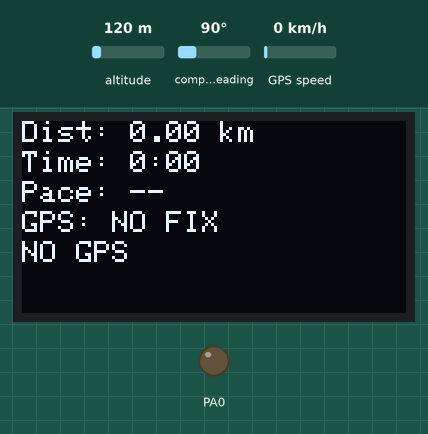
Simulated run of this program. Board: STM32 Blue Pill. Parts: 128×64 one-colour display, output pins drawn as LEDs (lit = HIGH). Inputs (shaded band) come from the test bench; at power-on: GPS speed 0 km/h, altitude 120 m, compass heading 90°. Random numbers use the default seed unless the program sets one; the GPS gets a fix after 3 s at 37.7749, -122.4194 with 8 satellites; what the program prints to the serial monitor is not drawn.

Above: at 2.1 s.
At 3.2 s:
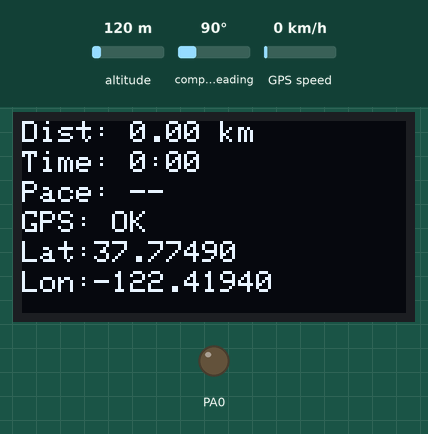
3.3 s: GPS speed set to 2 km/h
At 4.8 s:
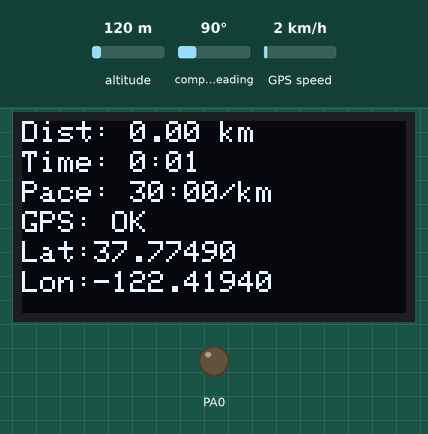
7.4 s: GPS speed set to 60 km/h
At 8.9 s:
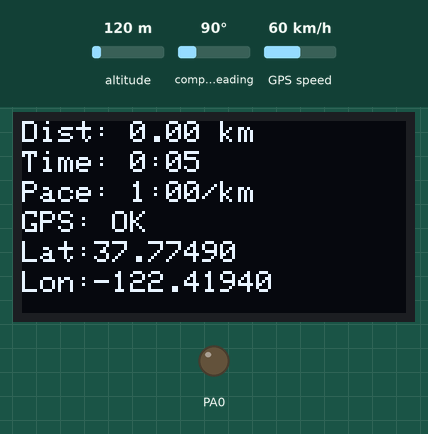
10.6 s: GPS speed set to 30 km/h
At 18.9 s:
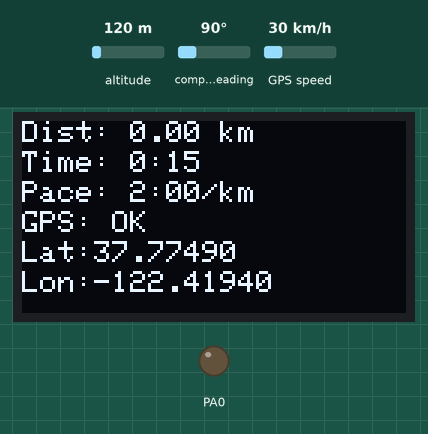
Timing chart, 0 to 20.4 s (numbered marks = the images above; inputs shaded):
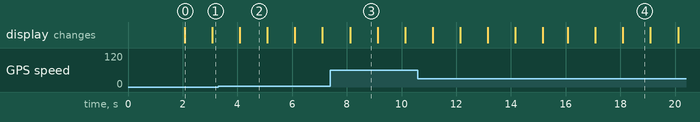

The program:

main.cpp
```cpp
#include <Arduino.h>
#include "display.h"
#include "gps.h"
#include "buzzer.h"

#define BUZZER_PIN PA0

float total_distance = 0;
unsigned long start_time = 0;
bool started = false;

float last_lat = 0;
float last_lon = 0;

float last_mark = 0;

// Haversine
float calcDistance(float lat1, float lon1, float lat2, float lon2) {
    float R = 6371000; // m
    float dLat = radians(lat2 - lat1);
    float dLon = radians(lon2 - lon1);

    lat1 = radians(lat1);
    lat2 = radians(lat2);

    float a = sin(dLat/2)*sin(dLat/2) +
              sin(dLon/2)*sin(dLon/2)*cos(lat1)*cos(lat2);

    float c = 2 * atan2(sqrt(a), sqrt(1-a));
    return R * c;
}

void setup() {
    Serial.setTx(PA9);
    Serial.setRx(PA10);
    Serial.begin(115200);   // debug PC

    display_init();
    gps_init();
    buzzer_init(BUZZER_PIN);

    delay(2000);
    Serial.println("SYSTEM START");
}

void loop() {

    GPSData gpsData = gps_update();

    unsigned long now = millis();

    if (gpsData.valid) {

        if (!started) {
            started = true;
            start_time = now;
            last_lat = gpsData.lat;
            last_lon = gpsData.lon;
        }

        float d = calcDistance(last_lat, last_lon, gpsData.lat, gpsData.lon);

        if (d > 0.5) { // lọc nhiễu
            total_distance += d;
            last_lat = gpsData.lat;
            last_lon = gpsData.lon;
        }
    }

    int elapsed = started ? (now - start_time) / 1000 : 0;

    // pace
    float pace = 0;
    if (gpsData.speed_kmph > 0.5) {
        pace = 60.0 / gpsData.speed_kmph;
    }

    // buzzer mỗi 100m
    float current_step = total_distance / 100.0;
    if ((int)current_step > (int)last_mark) {
        buzzer_start();
        last_mark = current_step;
    }

    display_show(
        total_distance,
        elapsed,
        pace,
        gpsData.valid,
        gpsData.hasSignal,
        gpsData.lat,
        gpsData.lon
    );

    buzzer_update();

    delay(50);
}
```

buzzer.cpp
```cpp
#include "buzzer.h"
#include <Arduino.h>

static int buzzerPin;
static bool active = false;
static int beep_count = 0;
static bool state = false;
static unsigned long lastToggle = 0;

void buzzer_init(int pin) {
    buzzerPin = pin;
    pinMode(buzzerPin, OUTPUT);
}

void buzzer_start() {
    active = true;
    beep_count = 0;
    state = true;
    digitalWrite(buzzerPin, HIGH);
    lastToggle = millis();
}

void buzzer_update() {
    if (!active) return;

    unsigned long now = millis();

    if (now - lastToggle >= 1000) {
        lastToggle = now;

        state = !state;
        digitalWrite(buzzerPin, state ? HIGH : LOW);

        if (!state) beep_count++;

        if (beep_count >= 3) {
            active = false;
            digitalWrite(buzzerPin, LOW);
        }
    }
}
```

buzzer.h
```cpp
#ifndef BUZZER_H
#define BUZZER_H

void buzzer_init(int pin);
void buzzer_start();
void buzzer_update();

#endif
```

display.cpp
```cpp
#include "display.h"
#include <Wire.h>
#include <Adafruit_GFX.h>
#include <Adafruit_SSD1306.h>

#define SCREEN_WIDTH 128
#define SCREEN_HEIGHT 64
#define SCREEN_ADDRESS 0x3C

Adafruit_SSD1306 display(SCREEN_WIDTH, SCREEN_HEIGHT, &Wire, -1);

void display_init() {
    display.begin(SSD1306_SWITCHCAPVCC, SCREEN_ADDRESS);
    display.clearDisplay();
}

void display_show(
    float distance,
    int seconds,
    float pace,
    bool gps_valid,
    bool gps_signal,
    float lat,
    float lon
) {
    display.clearDisplay();
    display.setTextSize(1);
    display.setTextColor(SSD1306_WHITE);

    // 1. Distance
    display.setCursor(0, 0);
    display.print("Dist: ");
    display.print(distance / 1000.0, 2);
    display.println(" km");

    // 2. Time
    display.setCursor(0, 10);
    display.print("Time: ");
    display.print(seconds / 60);
    display.print(":");
    int sec = seconds % 60;
    if (sec < 10) display.print("0");
    display.println(sec);

    // 3. Pace
    display.setCursor(0, 20);
    display.print("Pace: ");
    if (pace > 0) {
        int min = (int)pace;
        int secp = (int)((pace - min) * 60);
        display.print(min);
        display.print(":");
        if (secp < 10) display.print("0");
        display.print(secp);
        display.println("/km");
    } else {
        display.println("--");
    }

    // 4. GPS Status
    display.setCursor(0, 30);
    display.print("GPS: ");

    if (!gps_signal) {
        display.println("NO DATA");   // không có UART
    } else if (!gps_valid) {
        display.println("NO FIX");    // chưa bắt vệ tinh
    } else {
        display.println("OK");        // có fix
    }

    // 5. Lat + Lon
    display.setCursor(0, 40);

    if (gps_valid) {
        display.print("Lat:");
        display.println(lat, 5);

        display.setCursor(0, 50);
        display.print("Lon:");
        display.println(lon, 5);
    } else {
        display.println("NO GPS");
    }

    display.display();
}
```

display.h
```cpp
#ifndef DISPLAY_H
#define DISPLAY_H

void display_init();

void display_show(
    float distance,
    int seconds,
    float pace,
    bool gps_valid,
    bool gps_signal,   // 🔥 thêm
    float lat,
    float lon
);

#endif
```

gps.cpp
```cpp
#include "gps.h"
#include <TinyGPS++.h>
#include <Arduino.h>

TinyGPSPlus gps;

HardwareSerial SerialGPS(USART2);

static unsigned long lastSignalTime = 0;

void gps_init() {
    SerialGPS.begin(9600);
}

GPSData gps_update() {
    GPSData data;
    data.valid = false;
    data.hasSignal = false;
    data.lat = 0;
    data.lon = 0;
    data.speed_kmph = 0;

    while (SerialGPS.available()) {
        char c = SerialGPS.read();

        Serial.write(c);   // 🔥 debug NMEA ra Serial Monitor

        gps.encode(c);
        lastSignalTime = millis();
    }

    // 🔥 fix NO DATA nhảy loạn (GPS gửi 1Hz)
    data.hasSignal = (millis() - lastSignalTime < 2000);

    if (gps.location.isValid()) {
        data.valid = true;
        data.lat = gps.location.lat();
        data.lon = gps.location.lng();
        data.speed_kmph = gps.speed.kmph();
    }

    return data;
}
```

gps.h
```cpp
#ifndef GPS_H
#define GPS_H

struct GPSData {
    bool valid;
    bool hasSignal;   // 🔥 có data từ GPS hay không
    float lat;
    float lon;
    float speed_kmph;
};

void gps_init();
GPSData gps_update();

#endif
```

simulator.cpp
```cpp
#include "simulator.h"
#include <Arduino.h>

static float distance = 0;
static int seconds = 0;
static float pace = 4.0; // min/km

void simulator_init() {
    distance = 0;
    seconds = 0;
    pace = 4.0;
}

RunData simulator_update() {
    seconds++;

    // random dao động nhỏ quanh 4:00
    float delta = random(-5, 6) / 100.0; // -0.05 → +0.05
    pace += delta;

    // giới hạn pace (3:50 → 4:10)
    if (pace < 3.83) pace = 3.83;
    if (pace > 4.17) pace = 4.17;

    // tính speed từ pace (m/s)
    float speed = 1000.0 / (pace * 60.0);

    distance += speed;

    RunData data;
    data.distance = distance;
    data.seconds = seconds;
    data.pace = pace;

    return data;
}
```

simulator.h
```cpp
#ifndef SIMULATOR_H
#define SIMULATOR_H

struct RunData {
    float distance; // meters
    int seconds;    // total time
    float pace;     // min/km
};

void simulator_init();
RunData simulator_update();

#endif
```

Measured:
- the behaviour switches between 0 and 1 km/h on GPS speed (found by bisection; images 1 and 2)
- what the display in image 0 shows lasts 1.0 s, from 2.1 s to 3.1 s
